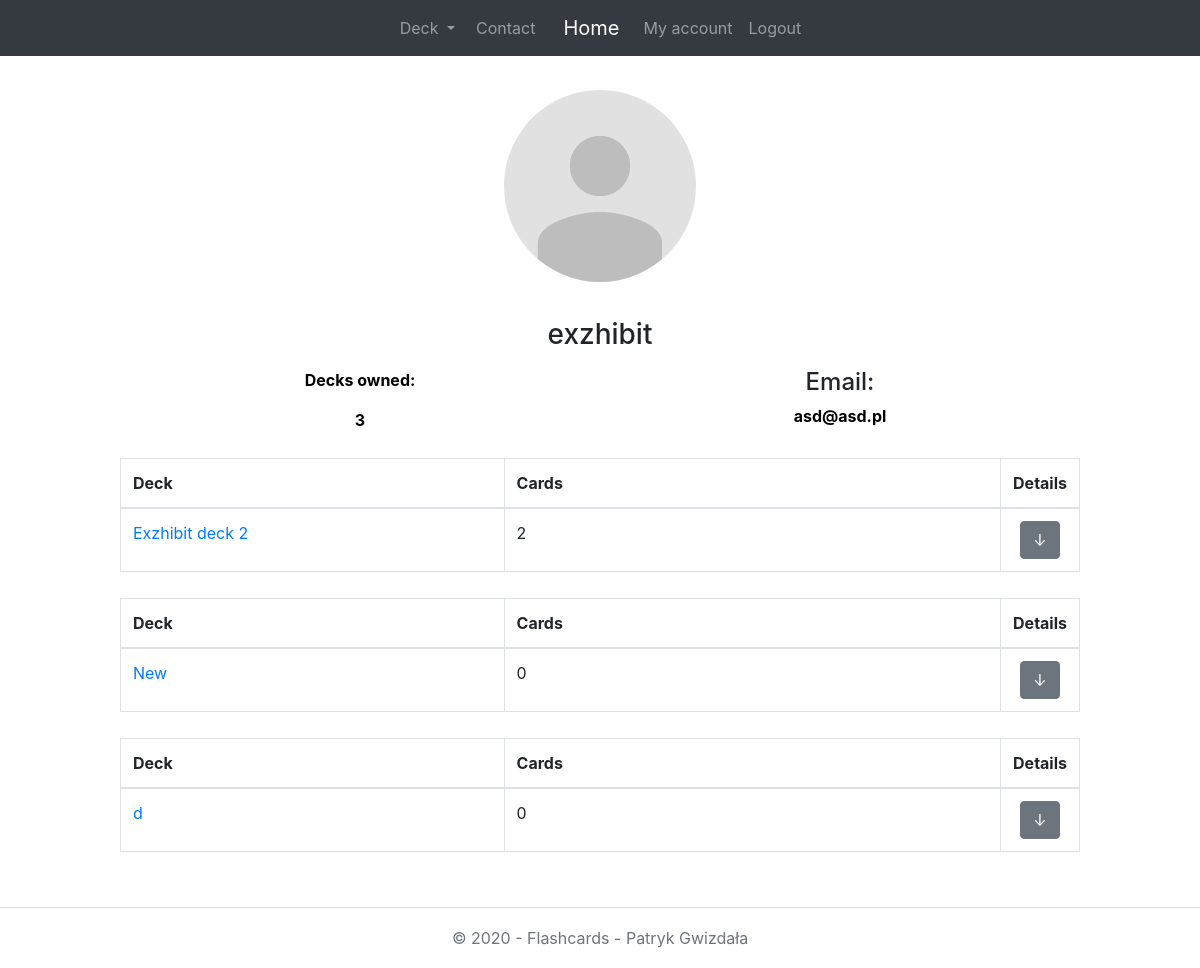
The page /accounts/profile/3 (signed in) on the database its author committed.
### FlashcardsWeb/models.py (models this page shows, shortened)
class Deck(models.Model):
    creator = models.ForeignKey(User, on_delete=models.SET_NULL, null=True, blank=True)
    title = models.CharField(max_length=64, null=False, blank=False, help_text="64 characters maximum")
    description = models.CharField(max_length=64, null=False, blank=True)
    is_public = models.BooleanField(default=False)
    def num_of_cards(self):
        return self.card_set.count()
    num_of_cards.short_description = 'Card Count'

### FlashcardsWeb/views.py (the view)
# urls.py: path('accounts/profile/<int:pk>', UserDetailView.as_view(), name='profile'),
class UserDetailView(DetailView):
    model = User
    template_name = 'user/user_profile_view.html'
    def get_context_data(self, **kwargs):
        decks = Deck.objects.filter(creator=self.request.user)
        context = super(UserDetailView, self).get_context_data(**kwargs)
        context['decks'] = decks
        return context

### FlashcardsWeb/templates/user/user_profile_view.html (shortened to what this page needs)
{% extends 'base.html' %}
{% block content %}
    <div class="container">
        <div class="row justify-content-center">
            <div class="user-image-placeholder">
                <div class="col-sm-2">
                    <img class="img-circle img-responsive" src="../../static/avatar_2x.png">
                </div>
            </div>
        </div>
        <div class="row text-center justify-content-center">
            <div class="col-md-6 col-sm-6">
                <p><h3>{{ user.username }}</h3></p>
            </div>
        </div>
        <div class="row justify-content-center">
            <div class="col-md-6">
                <div class="row justify-content-center">
                    <p><b>Decks owned:</b></p>
                </div>
                <div class="row justify-content-center">
                    <p><b>{{ user.deck_set.count }}</b></p>
                </div>
            </div>
            <div class="col-md-6">
                <div class="row justify-content-center">
                    <p><h4>Email:</h4></p>
                </div>
                <div class="row justify-content-center">
                    <p><b>{{ user.email }}</b></p>
                </div>
            </div>
        </div>
    </div>
    {% for deck in decks %}
        <table class="table table-bordered profile-table">
            <thead>
            <tr>
                <th style="width:40%">Deck</th>
                <th>Cards</th>
                <th style="width:5%">Details</th>
            </tr>
            </thead>
            <tbody>
            <tr>
                <td><a href="{% url 'deck_detail' deck.pk %}">{{ deck.title }}</a></td>
                <td>{{ deck.num_of_cards }}</td>
                <td align="center">
                    <button class="btn btn-secondary" type="button" data-toggle="collapse"
                            data-target="#collapseExample{{ deck.id }}"
                            aria-expanded="false" aria-controls="collapseExample">
                        &darr;
                    </button>
                </td>
            </tr>
        </table>
    {% endfor %}
{% endblock %}

### FlashcardsWeb/static/css/style.css (style rules this page uses)
html { position: relative; min-height: 100%; }
body { padding: 0; margin-bottom: 100px; }
.card__face a, p { color: black; }
.profile-table { margin-top: 10px; }
.user-image-placeholder img { border-radius: 50%; margin-top: 20px; margin-bottom: 20px; }

### rows shown on the page
Deck: title "Exzhibit deck 2", num_of_cards "2"
Deck: title "New", num_of_cards "0"
Deck: title "d", num_of_cards "0"

### other values the page prints
{{ user.username }} "exzhibit"
{{ user.deck_set.count }} "3"
{{ user.email }} "asd@asd.pl"
